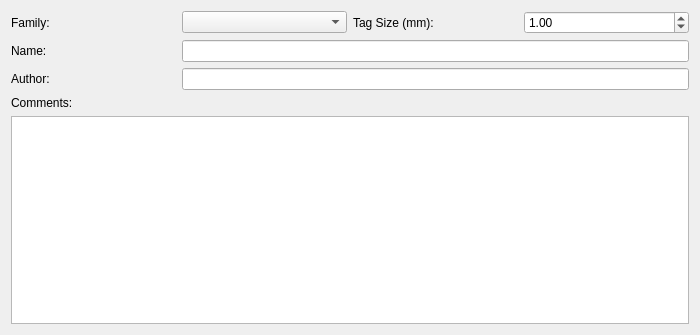
<?xml version="1.0" encoding="UTF-8"?>
<ui version="4.0">
 <class>GlobalPropertyWidget</class>
 <widget class="QWidget" name="GlobalPropertyWidget">
  <property name="geometry">
   <rect>
    <x>0</x>
    <y>0</y>
    <width>700</width>
    <height>335</height>
   </rect>
  </property>
  <property name="windowTitle">
   <string>Form</string>
  </property>
  <layout class="QGridLayout" name="gridLayout">
   <item row="0" column="0">
    <widget class="QLabel" name="familyLabel">
     <property name="text">
      <string>Family:</string>
     </property>
     <property name="buddy">
      <cstring>familySelector</cstring>
     </property>
    </widget>
   </item>
   <item row="0" column="1">
    <widget class="TagFamilyComboBox" name="familySelector"/>
   </item>
   <item row="0" column="3">
    <widget class="QDoubleSpinBox" name="tagSizeEdit">
     <property name="minimum">
      <double>0.100000000000000</double>
     </property>
     <property name="maximum">
      <double>10.000000000000000</double>
     </property>
     <property name="singleStep">
      <double>0.100000000000000</double>
     </property>
     <property name="value">
      <double>1.000000000000000</double>
     </property>
    </widget>
   </item>
   <item row="3" column="0">
    <widget class="QLabel" name="authorLabel">
     <property name="text">
      <string>Author:</string>
     </property>
     <property name="buddy">
      <cstring>authorEdit</cstring>
     </property>
    </widget>
   </item>
   <item row="1" column="0">
    <widget class="QLabel" name="nameLabel">
     <property name="text">
      <string>Name:</string>
     </property>
     <property name="buddy">
      <cstring>nameEdit</cstring>
     </property>
    </widget>
   </item>
   <item row="0" column="2">
    <widget class="QLabel" name="tagSizeLabel">
     <property name="text">
      <string>Tag Size (mm):</string>
     </property>
     <property name="buddy">
      <cstring>tagSizeEdit</cstring>
     </property>
    </widget>
   </item>
   <item row="9" column="0" colspan="4">
    <widget class="QPlainTextEdit" name="commentEdit"/>
   </item>
   <item row="3" column="1" colspan="3">
    <widget class="QLineEdit" name="authorEdit"/>
   </item>
   <item row="1" column="1" colspan="3">
    <widget class="QLineEdit" name="nameEdit"/>
   </item>
   <item row="4" column="0" colspan="4">
    <widget class="QLabel" name="commentLabel">
     <property name="text">
      <string>Comments:</string>
     </property>
     <property name="buddy">
      <cstring>commentEdit</cstring>
     </property>
    </widget>
   </item>
  </layout>
 </widget>
 <customwidgets>
  <customwidget>
   <class>TagFamilyComboBox</class>
   <extends>QComboBox</extends>
   <header location="global">fort-studio/TagFamilyComboBox.hpp</header>
  </customwidget>
 </customwidgets>
 <tabstops>
  <tabstop>familySelector</tabstop>
  <tabstop>tagSizeEdit</tabstop>
  <tabstop>nameEdit</tabstop>
  <tabstop>authorEdit</tabstop>
  <tabstop>commentEdit</tabstop>
 </tabstops>
 <resources/>
 <connections/>
</ui>
